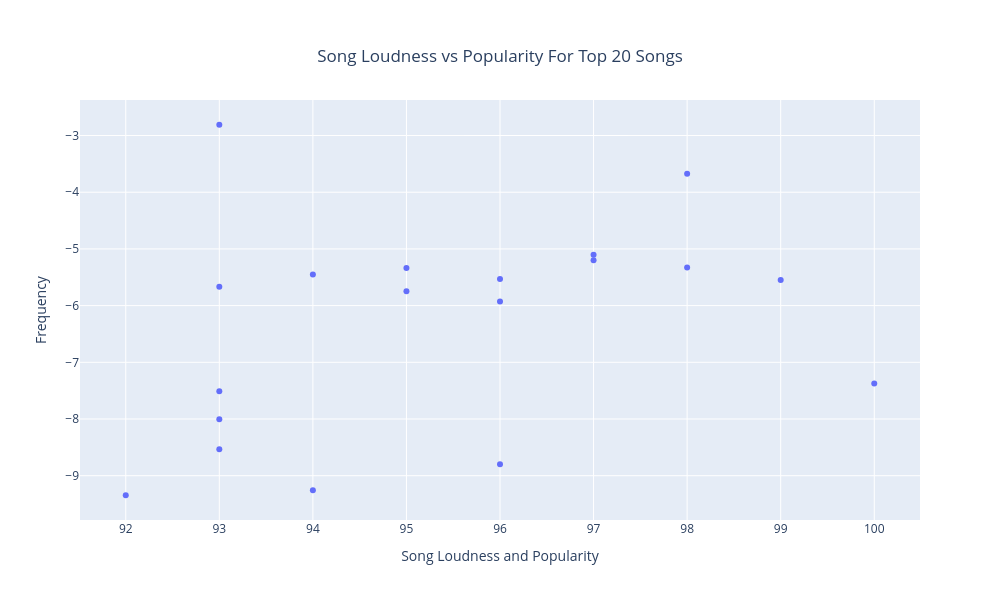

The notebook cell this image was saved under:
### Markdown cell above
## Check For Correlation Between Popularity Against Loudness

### Code cell
#check for correlation between popularity against loudness

#delete pure duplicates
dfSpotify_DataSet_Temp = dfSpotify_DataSet_Work.sort_values(by='popularity', ascending=False).drop_duplicates(
    subset=["artists","album_name","track_name"], keep='first').head(20)



#delete duplicate loudness values
dfSpotify_DataSet_Temp = dfSpotify_DataSet_Temp.drop_duplicates(subset=["loudness"], keep='first')

#plotly scatter plot
# Create a scatter plot using Plotly
fig = px.scatter(dfSpotify_DataSet_Temp, x="popularity", y="loudness", title="Loudness vs Popularity For Top 20 Songs")
fig.update_layout(title={"text": "Song Loudness vs Popularity For Top 20 Songs", "x": 0.5, "xanchor": "center", "yanchor": "top"},
                  xaxis_title="Song Loudness and Popularity",
                  yaxis_title="Frequency",
                  height=600, width=1000)
fig.show()

### Figure 1 — Plotly figure (JSON) as saved in the notebook; plotly's stock layout.template omitted (floating-point values rounded to 4 significant figures)
{"data": [{"hovertemplate": "popularity=%{x}<br>loudness=%{y}<extra></extra>", "legendgroup": "", "marker": {"color": "#636efa", "symbol": "circle"}, "mode": "markers", "name": "", "orientation": "v", "showlegend": false, "type": "scatter", "x": [100, 99, 98, 98, 97, 97, 96, 96, 96, 95, 95, 94, 94, 93, 93, 93, 93, 93, 92], "xaxis": "x", "y": [-7.375, -5.548, -5.329, -3.673, -5.198, -5.105, -8.797, -5.927, -5.529, -5.745, -5.338, -5.453, -9.258, -2.81, -7.511, -8.532, -5.668, -8.006, -9.345], "yaxis": "y"}], "layout": {"height": 600, "legend": {"tracegroupgap": 0}, "title": {"text": "Song Loudness vs Popularity For Top 20 Songs", "x": 0.5, "xanchor": "center", "yanchor": "top"}, "width": 1000, "xaxis": {"anchor": "y", "domain": [0, 1], "title": {"text": "Song Loudness and Popularity"}}, "yaxis": {"anchor": "x", "domain": [0, 1], "title": {"text": "Frequency"}}}}
